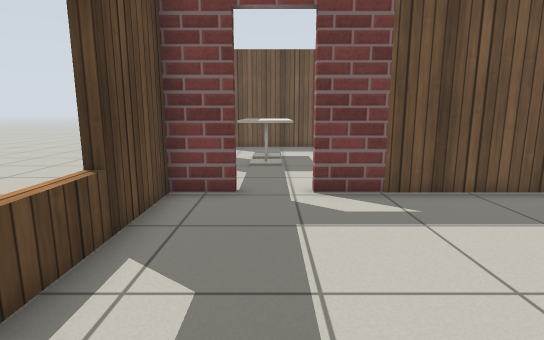
[1] (above)

17 first-person views from a walk through a Gazebo world. The camera is 0.9 m above the floor, tilts 10° down and sees 80° across. The floor is counted in squares, 0.5 m on a side. Each view is taken from the middle of a square. On the plan, view 1 faces up. The plan holds only what a view shows up to about 17 squares ahead; the rest is blank. Some stock models are drawn as simple stand-ins. Surface patterns are stand-ins for the level's own textures.

[2]
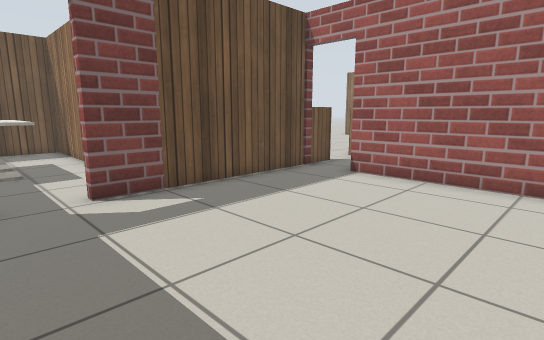

[3]
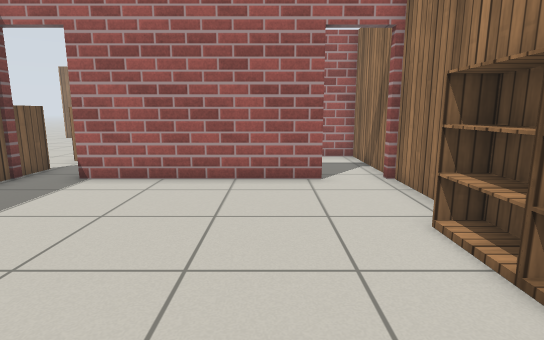

[4]
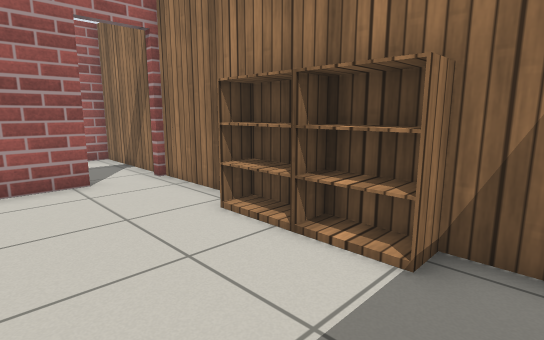

[5]
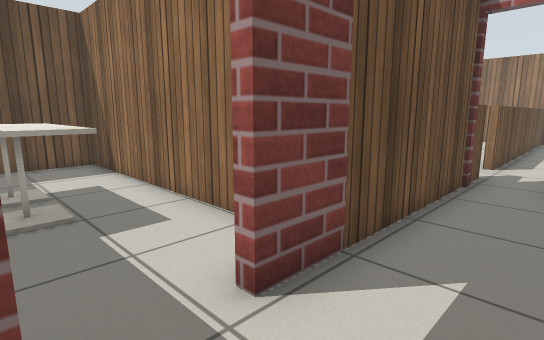

[6]
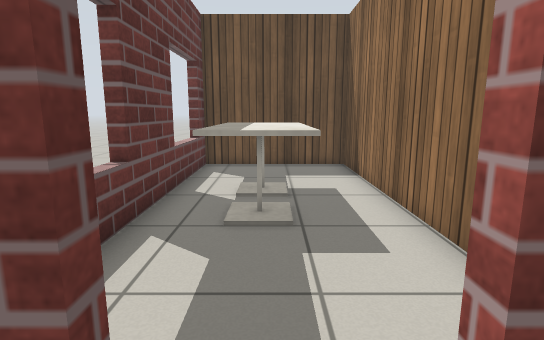

[7]
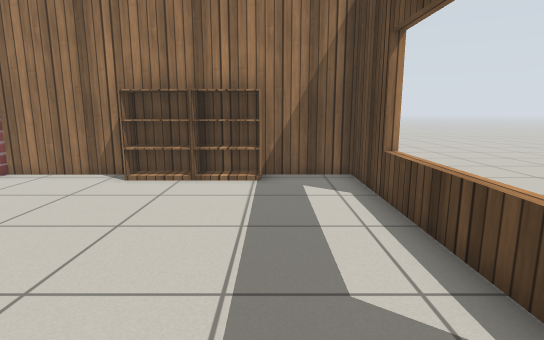

[8]
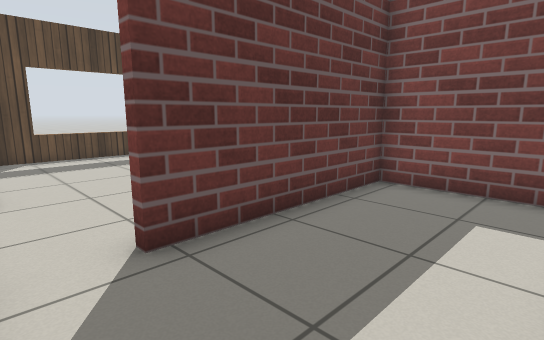

[9]
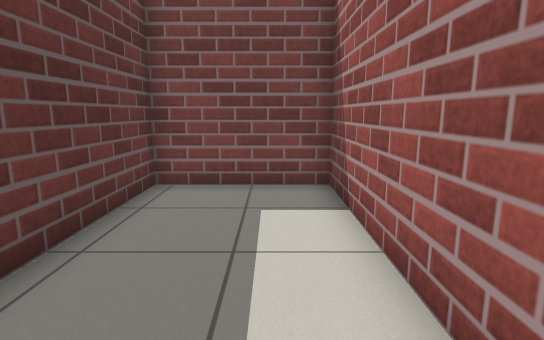

[10]
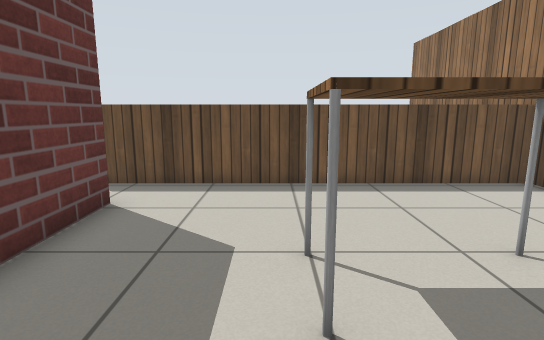

[11]
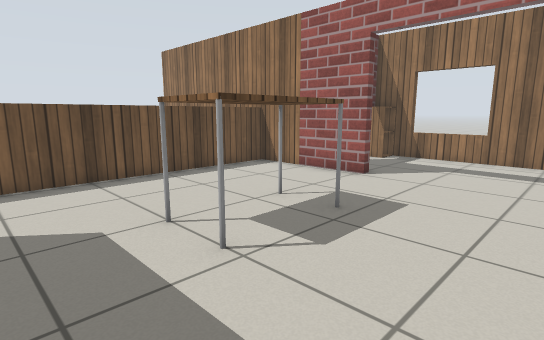

[12]
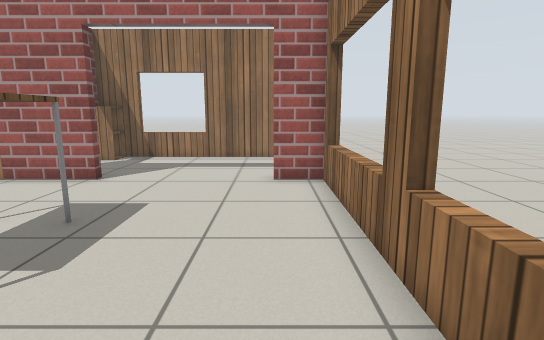

[13]
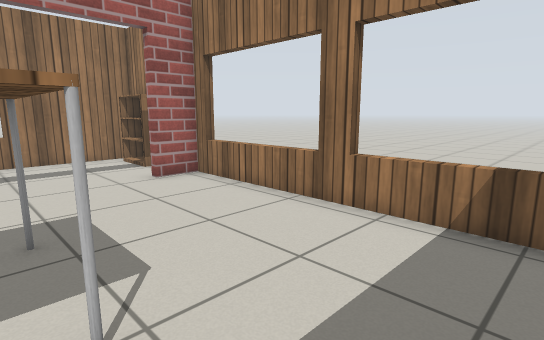

[14]
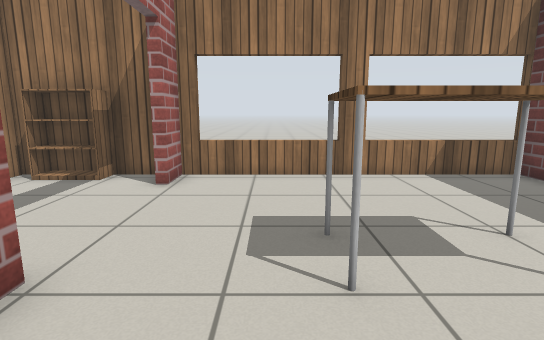

[15]
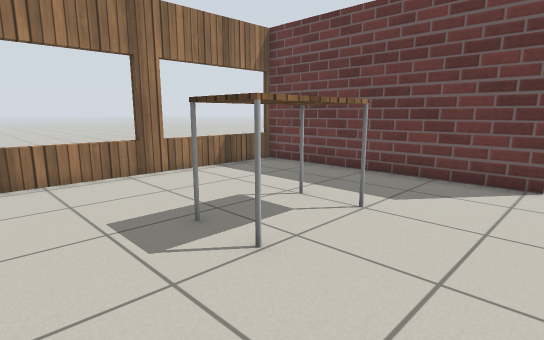

[16]
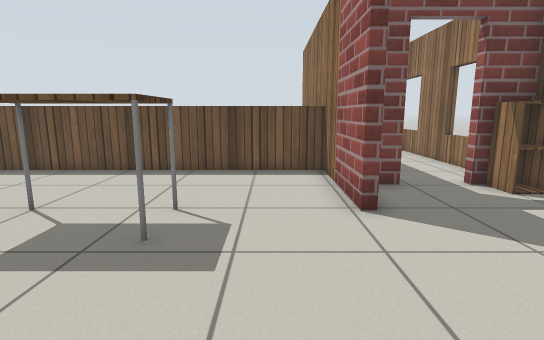

[17]
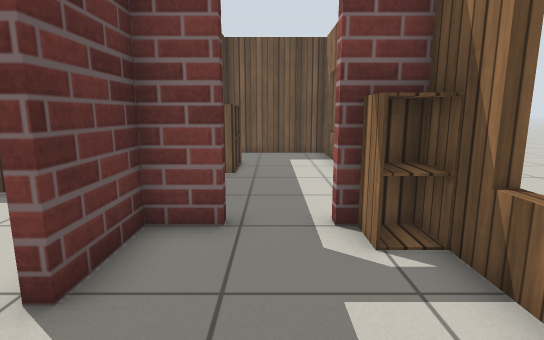

### Floor plan
Points are (right, up) in squares from view 1. A wall is a line through its corners. A room is listed if a view was taken in it or the views show most of it. See-through windows are left out.
Room 1 (views 1, 2, 3, 4, 5, 6, 7)
walls: (7.8, -1.4) (7.8, 5.4); (-0.7, 7.2) (-2.3, 7.2) (-2.3, -3.4) (7.8, -3.4); (8, 7.2) (0.9, 7.2)
ways out: open door at (8, -2.5) to room 2; open door at (0.5, 7) to room 6; open door at (8, 6.5)
objects: bookshelf (1, -3) to (2, -3); bookshelf (3, -3) to (4, -3)
Room 2 (views 8, 9)
walls: (8.5, -3.4) (12.5, -3.4) (12.5, 5) (8.1, 5) (8.1, -1.4)
ways out: open door at (8, -2.5) to room 1
Room 3 (views 10, 11, 12, 13, 14, 15, 16)
walls: (22.7, 2.7) (22.6, 7.1); (12.7, 5.4) (12.7, -3.7); (12.6, -3.4) (22.7, -3.4) (22.7, -2); (9.5, 7.2) (8, 7.2)
low walls: (22.8, 7.2) (11.1, 7.2)
ways out: open door at (23, 0) to room 4; opening at (10, 7)
objects: table (17, 2) to (19, 3)
Room 4 (view 17)
walls: (27.8, 3.4) (27.3, 3.4); (24.3, 5) (23, 5) (23, 2.7); (26.5, 5) (26, 5); (23.4, -3.4) (27.4, -3.4) (27.4, 3.5)
ways out: open door at (23, 0) to room 3; open door at (25.5, 5) to room 5
objects: bookshelf (25, -3) to (26, -3); cabinet (27, 4) to (27, 5)
Room 5 (no view inside)
walls: (27.8, 9) (27.3, 9); (27.4, 7.5) (27.4, 14.7) (23, 14.7) (23, 13.9); (27.8, 13.6) (27.3, 13.6)
ways out: open door at (25.5, 5) to room 4
objects: cabinet (23, 10) to (24, 10); cabinet (23, 11) to (24, 11)
Room 6 (no view inside)
walls: (2.6, 9.5) (2.6, 17.4) (-2.3, 17.4) (-2.3, 10.1)
ways out: open door at (0.5, 7) to room 1
objects: cafe table (-1, 11) to (0, 12); cafe table (-1, 13) to (0, 14)

Where each view was taken, in squares from view 1:
view 1: 0 up, 0 right, facing up
view 2: 0 up, 1 left, facing up-right
view 3: 0 up, 1 left, facing right
view 4: 1 up, 1 left, facing down-right
view 5: 5 up, 1 left, facing up-right
view 6: 6 up, 0 right, facing up
view 7: 6 up, 0 right, facing down
view 8: 3 down, 12 right, facing up-left
view 9: 3 down, 11 right, facing up
view 10: 1 down, 16 right, facing up
view 11: 2 down, 14 right, facing up-right
view 12: 2 down, 14 right, facing right
view 13: 2 up, 14 right, facing down-right
view 14: 6 up, 20 right, facing down
view 15: 6 up, 22 right, facing down-left
view 16: 3 down, 21 right, facing up
view 17: 0 up, 25 right, facing up
